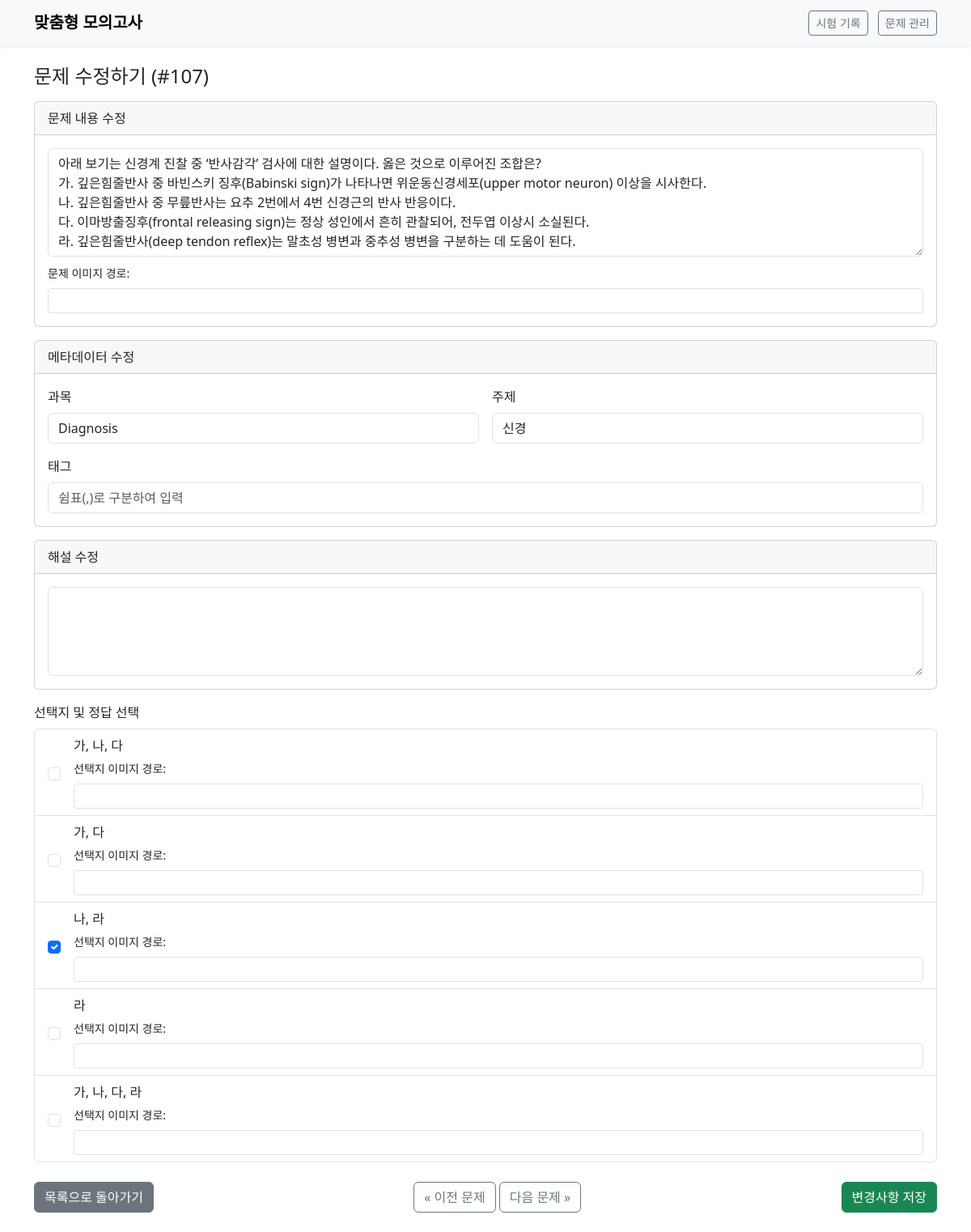
The page /edit/107 on the database its author committed.
### tables this page shows
CREATE TABLE "Question" (
	"question_id"	INTEGER,
	"question_text"	TEXT,
	"image_path"	TEXT,
	"subject"	TEXT,
	"topic"	TEXT,
	"answer_explanation"	TEXT,
	"author"	TEXT, tags TEXT, has_error BOOLEAN DEFAULT 0,
	PRIMARY KEY("question_id" AUTOINCREMENT)
);

CREATE TABLE Choice (
    choice_id INTEGER PRIMARY KEY AUTOINCREMENT, question_id INTEGER,
    choice_text TEXT, image_path TEXT, is_correct BOOLEAN,
    FOREIGN KEY (question_id) REFERENCES Question(question_id)
);

### app.py (the view, shortened to what this page needs)
@app.route("/edit/<int:question_id>", methods=["GET", "POST"])
def edit_question(question_id):
    page = request.args.get('page', 1, type=int)
    search_query = request.args.get('q', '', type=str)
    selected_topic = request.args.get('topic', '', type=str)
    selected_tag = request.args.get('tag', '', type=str)
    with closing(get_db()) as con:
        cur = con.cursor()
        cur.execute("SELECT * FROM Question WHERE question_id = ?", (question_id,))
        question = cur.fetchone()
        if not question:
            return "문제를 찾을 수 없습니다.", 404
        cur.execute("SELECT * FROM Choice WHERE question_id = ? ORDER BY choice_id", (question_id,))
        choices = cur.fetchall()
        params = []
        where_clauses = []
        base_query = "FROM Question Q LEFT JOIN Choice C ON Q.question_id = C.question_id"
        if search_query:
            where_clauses.append("Q.question_text LIKE ?")
            params.append(f"%{search_query}%")
        if selected_topic:
            where_clauses.append("Q.topic = ?")
            params.append(selected_topic)
        if selected_tag:
            where_clauses.append("Q.tags LIKE ?")
            params.append(f"%{selected_tag}%")
        where_sql = " WHERE " + " AND ".join(where_clauses) if where_clauses else ""
        ordered_query = """
            SELECT Q.question_id
        """ + base_query + where_sql + """
            GROUP BY Q.question_id
            ORDER BY
                CASE WHEN Q.has_error = 1 THEN -1 ELSE 0 END,
                CASE WHEN COUNT(CASE WHEN C.is_correct = 1 THEN 1 END) = 0 THEN 0 ELSE 2 END,
                CASE WHEN Q.topic IS NULL OR Q.topic = '' THEN 1 ELSE 2 END,
                Q.question_id DESC
        """
        cur.execute(ordered_query, params)
        ordered_ids = [row['question_id'] for row in cur.fetchall()]
        previous_question_id = None
        next_question_id = None
        try:
            current_index = ordered_ids.index(question_id)
            if current_index > 0:
                previous_question_id = ordered_ids[current_index - 1]
            if current_index < len(ordered_ids) - 1:
                next_question_id = ordered_ids[current_index + 1]
        except ValueError:
            pass
    return render_template(
        "edit_question.html",
        question=question,
        choices=choices,
        previous_question_id=previous_question_id,
        next_question_id=next_question_id,
        current_filters={
            'page': page,
            'q': search_query,
            'topic': selected_topic,
            'tag': selected_tag
        }
    )

### app.py (called while the page is built)
def get_db():
    con = sqlite3.connect(DB_PATH)
    con.row_factory = sqlite3.Row
    return con

### templates/edit_question.html
{% extends 'base.html' %}
{% block content %}
<h1 class="h4 mb-3">문제 수정하기 (#{{ question.question_id }})</h1>
<form method="post">
    <div class="card mb-3">
        <div class="card-header">문제 내용 수정</div>
        <div class="card-body">
            <textarea class="form-control" name="question_text" rows="5">{{ question.question_text }}</textarea>
            <div class="mt-2">
                <label class="form-label small">문제 이미지 경로:</label>
                <input type="text" class="form-control form-control-sm" name="question_image_path" value="{{ question.image_path or '' }}">
            </div>
        </div>
    </div>
    <div class="card mb-3">
        <div class="card-header">메타데이터 수정</div>
        <div class="card-body">
            <div class="row g-3">
                <div class="col-md-6">
                    <label for="subject" class="form-label">과목</label>
                    <input type="text" class="form-control" id="subject" name="subject" value="{{ question.subject or '' }}">
                </div>
                <div class="col-md-6">
                    <label for="topic" class="form-label">주제</label>
                    <input type="text" class="form-control" id="topic" name="topic" value="{{ question.topic or '' }}">
                </div>
                <div class="col-12">
                    <label for="tags" class="form-label">태그</label>
                    <input type="text" class="form-control" id="tags" name="tags" value="{{ question.tags or '' }}" placeholder="쉼표(,)로 구분하여 입력">
                </div>
            </div>
        </div>
    </div>
    <div class="card mb-3">
        <div class="card-header">해설 수정</div>
        <div class="card-body">
            <textarea class="form-control" name="answer_explanation" rows="4">{{ question.answer_explanation or '' }}</textarea>
        </div>
    </div>
    <div class="mb-3">
        <label class="form-label">선택지 및 정답 선택</label>
        <div class="list-group">
            {% for choice in choices %}
            <div class="list-group-item">
                <div class="d-flex align-items-center">
                    <input class="form-check-input me-3" type="checkbox" name="correct_choices" value="{{ choice.choice_id }}" {% if choice.is_correct %}checked{% endif %}>
                    <div class="flex-grow-1">
                        {{ choice.choice_text }}
                        <div class="mt-1">
                            <label class="form-label small">선택지 이미지 경로:</label>
                            <input type="text" class="form-control form-control-sm" name="choice_image_path_{{ choice.choice_id }}" value="{{ choice.image_path or '' }}">
                        </div>
                    </div>
                </div>
            </div>
            {% endfor %}
        </div>
    </div>
    <div class="d-flex justify-content-between align-items-center mt-4">
        <a href="{{ url_for('manage', **current_filters) }}" class="btn btn-secondary">목록으로 돌아가기</a>
        <div>
            {% if previous_question_id %}
                <a href="{{ url_for('edit_question', question_id=previous_question_id, **current_filters) }}" class="btn btn-outline-secondary">&laquo; 이전 문제</a>
            {% endif %}
            {% if next_question_id %}
                <a href="{{ url_for('edit_question', question_id=next_question_id, **current_filters) }}" class="btn btn-outline-secondary">다음 문제 &raquo;</a>
            {% endif %}
        </div>
        <button type="submit" class="btn btn-success">변경사항 저장</button>
    </div>
</form>
{% endblock %}

### rows shown on the page
Question: question_id "107", question_text "아래 보기는 신경계 진찰 중 ‘반사감각’ 검사에 대한 설명이다. 옳은 것으로 이루어진 조합은? 가. 깊은힘줄반사 중 바빈스키 징후(Babinski sign)가 나타나면 위운동신경세포(upper motor neuron) 이상을 시사한다. 나. 깊은힘줄반사 중 무릎반사는 요추 2번에서 4번 신경근의 반사 반응이다. 다. 이마방출징후(frontal releasing sign)는 정상 성인에서 흔히 관찰되어, 전두엽 이상시 소실된다. 라. 깊은힘줄반사(deep tendon reflex)는 말초성 병변과 중추성 병변을 구분하는 데 도움이 된다.", subject "Diagnosis", topic "신경"
Choice: choice_text "가, 나, 다"
Choice: choice_text "가, 다"
Choice: is_correct "☑", choice_text "나, 라"
Choice: choice_text "라"
Choice: choice_text "가, 나, 다, 라"
